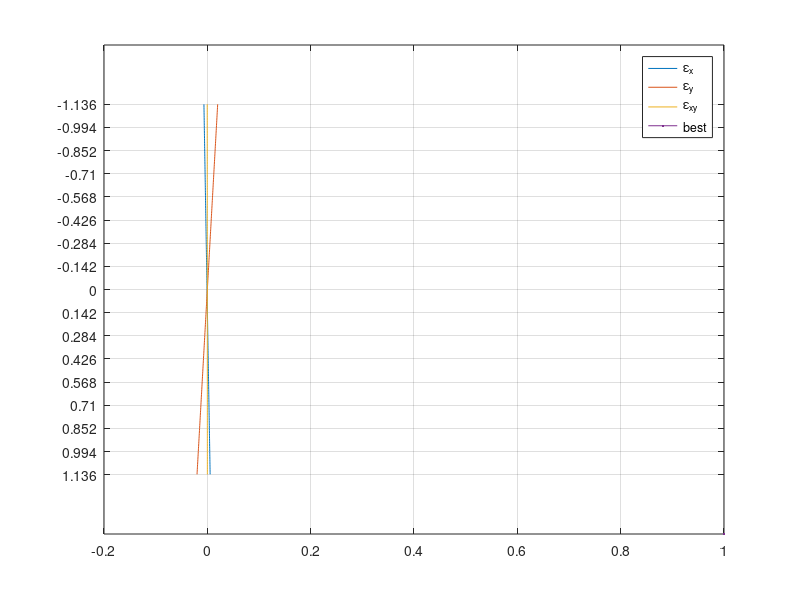
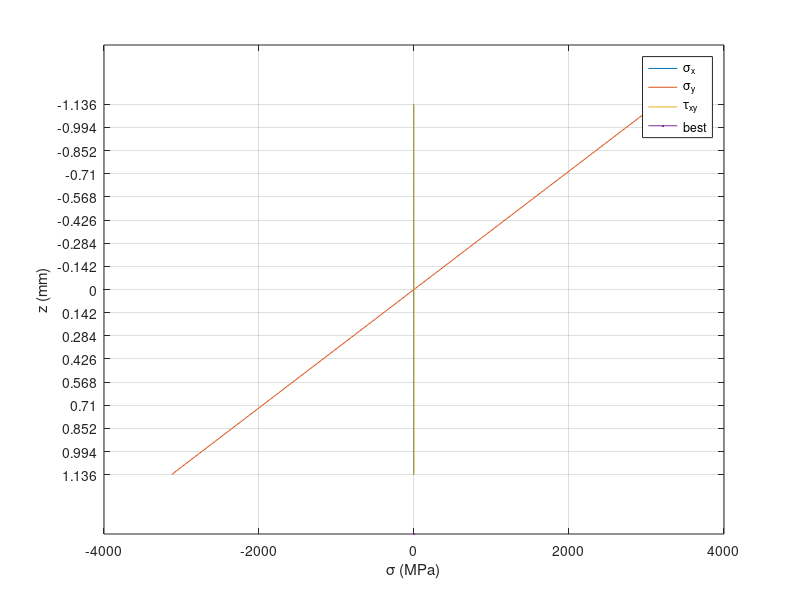
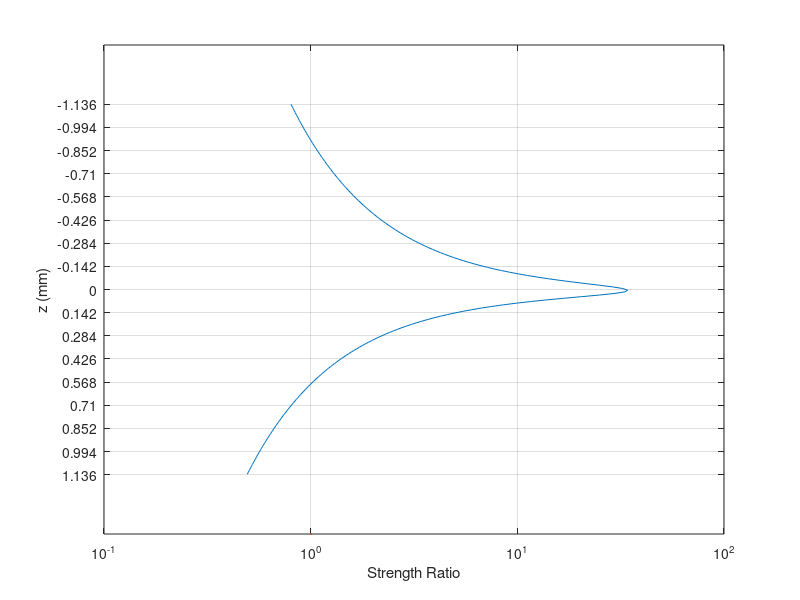
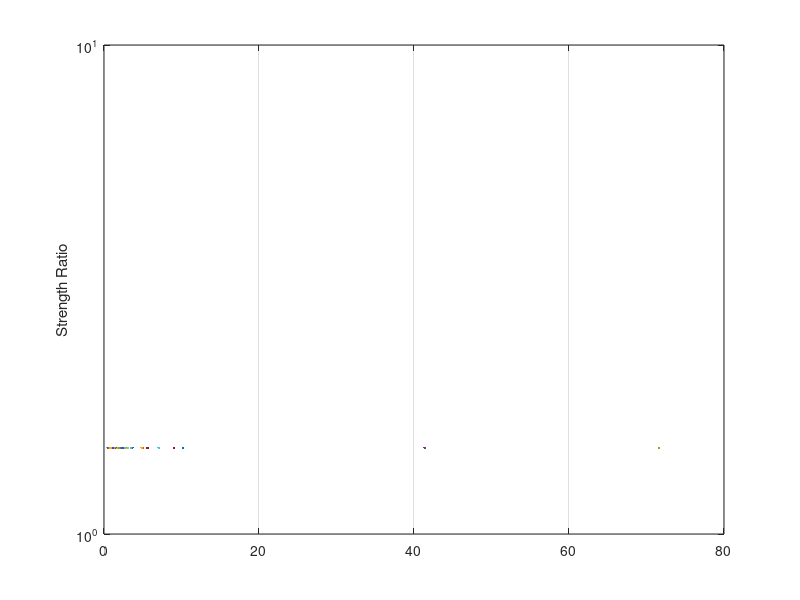

The MATLAB script that drew these images, in order:
%% CLT Calculations for an ESR Foot
% Mehmet Furkan Doğan
% 30.11.2023
clc;clear;close all;
%% Defining the material properties
core = false;

load('Materials/Cycom 381 IM7 UD.mat')

if core == true
    load("Materials\Rohacell.mat")
    t_core = 4e-3;
end
%% Calculation of compliance and stiffness matrices
% Compliance matrix for unidirectional lamina
S11 = 1/E_1;        % 1/Pa
S12 = -nu_12/E_1;   % 1/Pa
S13 = -nu_13/E_1;   % 1/Pa
S22 = 1/E_2;        % 1/Pa
S23 = -nu_23/E_2;   % 1/Pa
S33 = 1/E_3;        % 1/Pa
S44 = 1/G_23;       % 1/Pa
S55 = 1/G_31;       % 1/Pa
S66 = 1/G_12;       % 1/Pa
% Complete compliance matrix
S = [S11 S12 S13 0   0   0;
     S12 S22 S23 0   0   0;
     S13 S23 S33 0   0   0;
     0   0   0   S44 0   0;
     0   0   0   0   S55 0;
     0   0   0   0   0   S66];
% Stiffness matrix
C = inv(S);
% Reduced compliance matrix
S = [S11 S12 0;
     S12 S22 0;
     0   0   S66];  % 1/Pa
% Reduced stiffness matrix
Q = inv(S);         % Pa
%% Laminate Properties
tic
% [45/-45/45/-45/0/90/0/90/-45/0/45/90]_s
% theta = [45 -45 45 -45 0 90 0 90 -45 0 45 90];
theta = 2*ones(1,8)*45;    % degree
if core == true
    theta = [theta 0 flip(theta)];                       % degree (Symmetric)
    n = size(theta,2);  % number of plies
    H = n*t+t_core;        % m % Total width of the lamimate
    for i = 0:length(theta)/2
        h(i+1) = -H/2 + i*t; % m
    end
    h = [h -flip(h)];
else
    theta = [theta flip(theta)];                       % degree (Symmetric)
    n = size(theta,2);  % number of plies
    H = n*t;        % m % Total width of the lamimate
    for i = 0:length(theta)
        h(i+1) = -H/2 + i*t; % m
    end
end

%% Angle transformation
% Reuter matrix
R = [1 0 0;
     0 1 0;
     0 0 2];    % -

for i = 1:n
    if i == 1+ (n-1)/2 && core == true
        Qbar(:,:,i) = [1/E_core -nu_core/E_core 0;
                       -nu_core/E_core 1/E_core 0;
                       0 0 1/G_core];
        Sbar(:,:,i) = inv(Qbar(:,:,i));     % 1/Pa
        continue
    end
    s = sin(theta(i)*pi/180);
    c = cos(theta(i)*pi/180);
    % Transformation matrix
    T = [c^2    s^2     2*s*c;
         s^2    c^2     -2*s*c;
         -s*c   s*c     c^2-s^2];  % -
    Qbar(:,:,i) = inv(T)*Q*R*T*inv(R);  % Pa
    Sbar(:,:,i) = inv(Qbar(:,:,i));     % 1/Pa
end

%% Global laminate stiffness matrix
A = zeros(3,3); % Pa * m    % Extensional stiffnes matrix
B = zeros(3,3); % Pa * m^2  % Coupling stiffness matrix
D = zeros(3,3); % Pa * m^3  % Bending stiffness matrix

for i = 1:3
    for j = 1:3
        for k = 1:n
            A(i,j) = A(i,j) + Qbar(i,j,k) * (h(k+1)-h(k));
            B(i,j) = B(i,j) + (1/2) * Qbar(i,j,k) * (h(k+1)^2-h(k)^2);
            D(i,j) = D(i,j) + (1/3) * Qbar(i,j,k) * (h(k+1)^3-h(k)^3);
        end
    end
end

ABBD = [A B;
        B D];
%% Loading
% Foot Dimensions
shoe_size = 42;     % eu
L_data = 230e-3;    % m % Total Lenght of the foot
% L_model = 206e-3;  % m for proted design
L_model = ((shoe_size - 2 ) * 20 / 3)*1e-3;
b_rear = 0.225 * L_model;  % Lenght of the front part of the foot
b_front = L_model - b_rear;    % Lenght of the rear part of the foot
a = 0.31 * L_model; % Width of the foot
delta = 7.5;    % deg % the angle between foot axis and the walking direction
Iy = (1/12) * a*H^3; % m^4
Iz = (1/12) * H*a^3; % m^4
J = Iy + Iz; % m^4

%% Total Mass of the Foot
area = L_model * a;
if core == true
    mass = rho * area * (H-t_core) + rho_core * area * t_core;
else
    mass = rho * area * H;
end

%% 
load('gait_forces.mat')

mass_data = 56.7;
design_mass = 130;

number_of_time_steps = length(spi);
nots = number_of_time_steps;
% Toe contact
Fz = -F_foot_ground_yp(spi)*design_mass/mass_data;
Fy = F_foot_ground_xp(spi) * sind(delta)*design_mass/mass_data;
Fx = F_foot_ground_xp(spi) * cosd(delta)*design_mass/mass_data;
b = CoP_xp(spi)*1e-3 * L_model / L_data - b_rear;
% b = abs(b);
%% Loadings
    
Nx = Fx/(H*a)*H + Fy.*b*(a/2)*H/Iz;    % N/m
Ny = Fy./(H*b)*H;    % N/m
Nxy = Fy/(H*a)*H;  % N/m
N = [Nx Ny Nxy]';

Mx = zeros(size(b));         % N*m/m
My = Fz.*b*(H^3/12)/Iy;      % N*m/m
Mxy = -Fz*a^4/(16*J)*(-1/4*(H/a*sqrt(1+H^2/a^2) + 1/2*log(abs(H/a + sqrt(1+H^2/a^2))/abs(-H/a + sqrt(1+H^2/a^2)))) + 1/2*H/a*(H^2/a^2 + 1)^(3/2));                 % N*m/m
M = [Mx My Mxy]';

NM = [N;M];
%% Strains and curvatures
eps0kappa = ABBD\NM;

eps0 = eps0kappa(1:3,:);      % m/m
kappa = eps0kappa(4:6,:);     % 1/m

z = -H/2:10*1e-6:H/2;                     % z for whole laminate
for i = 1:nots
    eps(:,:,i) = repmat(eps0(:,i), 1, length(z)) + z .* kappa(:,i);
end
%% Stresses
sigma = zeros(size(eps));
sigma_loc = zeros(size(eps));
for i = 1:length(z)

    for j = 1:length(h)-1
        if z(i)>=h(j) && z(i)<h(j+1)
             ply = j;
             break
        end
    end
    if z(i)==h(end)
        ply = length(h)-1;
    end

    for j = 1:nots
        sigma(:,i,j) = Qbar(:,:,ply) * eps(:,i,j);
    end
    % Local stresses
    s = sin(theta(ply)*pi/180);
    c = cos(theta(ply)*pi/180);
    % Transformation matrix
    T = [c^2    s^2     2*s*c;
         s^2    c^2     -2*s*c;
         -s*c   s*c     c^2-s^2];  % -
    for j = 1:nots
        sigma_loc(:,i,j) = T * sigma(:,i,j);
    end
    
end

%% Strength Ratio
SR = zeros(length(z),nots);
% Tsai-Wu Criterion
H1 = 1/sigma_1_T_ult - 1/sigma_1_C_ult;     % 1/Pa
H11 = 1/(sigma_1_T_ult*sigma_1_C_ult);      % 1/Pa^2
H2 = 1/sigma_2_T_ult - 1/sigma_2_C_ult;     % 
H22 = 1/(sigma_2_T_ult*sigma_2_C_ult);
H6 = 0;
H66 = 1/tau_12_ult^2;
% Mises-Hencky Criterion
H12 = -1/2 * sqrt(1/(sigma_1_T_ult*sigma_1_C_ult*sigma_2_T_ult*sigma_2_C_ult));
for i=1:length(z)
    for j = 1:nots
        p = [H11*sigma_loc(1,i,j)^2+H22*sigma_loc(2,i,j)^2+H66*sigma_loc(3,i,j)^2+...
             H12*sigma_loc(1,i,j)*sigma_loc(2,i,j)...
             H1*sigma_loc(1,i,j)+H2*sigma_loc(2,i,j)+H6*sigma_loc(3,i,j) -1];
        SR(i,j) = max(roots(p));
    end
end
%% Output
fprintf('Total mass: %.2f g\n',mass*1e3)
fprintf('Minimum strength ratio: %.2f\n',min(min(SR)))
toc
%% Plotting Strain and Stress
f1 = figure('name','Strain','numberTitle','off');
grid on;

plot(eps(:,:,35),z*1e3,LineWidth=1.5)
grid on;
legend('\epsilon_x','\epsilon_y','\epsilon_{xy}',Location='best')
set(gca, 'YDir','reverse')
yticks(h*1e3)



figure('name','Stress','numberTitle','off');
plot(sigma(:,:,35)*1e-6,z*1e3,LineWidth=1.5)
grid on;
legend('\sigma_x','\sigma_y','\tau_{xy}',Location='best')
set(gca, 'YDir','reverse')
yticks(h*1e3)
ylabel('z (mm)')
xlabel('\sigma (MPa)')

figure('name','Strength Ratio','numberTitle','off');
plot(SR(:,35),z*1e3,LineWidth=1.5)
grid on;
set(gca, 'YDir','reverse')
set(gca, 'XScale', 'log')
yticks(h*1e3)
ylabel('z (mm)')
xlabel('Strength Ratio')

figure('name','Strength Ratio','numberTitle','off');
plot(min(SR),LineWidth=1.5)
grid on;
set(gca, 'YScale', 'log')
ylabel('Strength Ratio')